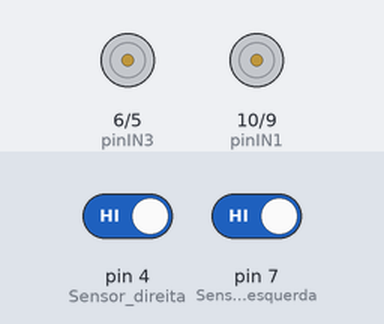
Bench run of a sketch on a simulated Arduino Uno, built with avr-gcc and run on an emulated ATmega328P. Shown: motor-driver pin pairs drawn as motors (green arrow = first pin HIGH = forward, orange = second pin HIGH = backward, longer = more drive). The test bench sets the inputs (shaded band); at power-on: pin 4 (Sensor_direita) HIGH, pin 7 (Sensor_esquerda) HIGH.

Above: at 1.2 s.
1.3 s: pin 4 (Sensor_direita) driven LOW
At 1.9 s:
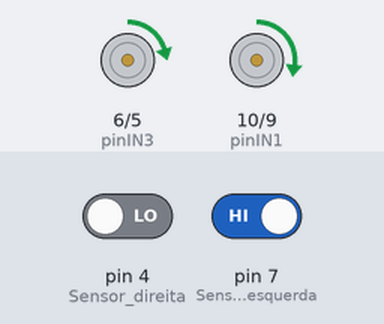
3.1 s: pin 7 (Sensor_esquerda) driven LOW
At 4.3 s:
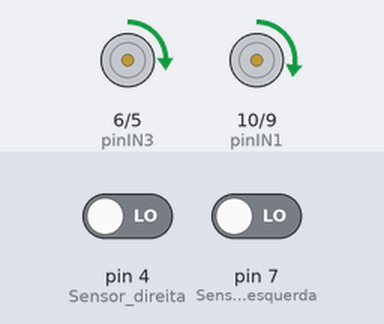
Timing chart, 0 to 6.1 s (numbered marks = the images above; inputs shaded):
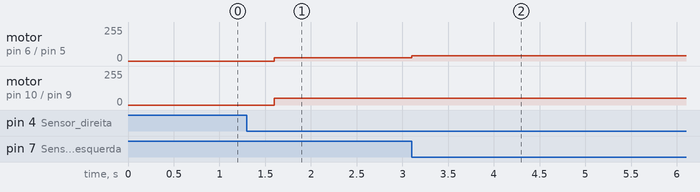

Measured:
- after the input at 1.3 s, motor on pin 6 (pinIN3) / pin 5 (pinIN4): stopped → forward 25/255 after 0.30 s; motor on pin 10 (pinIN1) / pin 9 (pinIN2): stopped → forward 50/255 after 0.30 s
- after the input at 3.1 s, motor on pin 6 (pinIN3) / pin 5 (pinIN4): forward 25/255 → forward 40/255 at once

The sketch:

segue_faixa3.ino
```cpp
//==================================Segue faixa=====================================

//==================================Equipe: Vinicius Barboza e Eduardo Panceri====================================================
//*************** Definição dos Pinos ***********************
#define pinIN1 10    //Motor 1
#define pinIN2 9     //Motor 1
#define pinIN3 6     //Motor 2
#define pinIN4 5     //Motor 2
#define Sensor_direita 4  //pino do sensor da direita
#define Sensor_esquerda 7 // pino so sensor da esquerda
// valores para o pwm
#define veloc0 0
#define veloc1 25
#define veloc1b 20
#define veloc2 50
#define veloc21 40
#define veloc3 255 // nao foi usado o valor maximo 255 pois o motor e muito rapido


//*************** Variaveis para controle da direção ************
bool direita, esquerda;


void setup() {
  pinMode(pinIN1, OUTPUT);
  pinMode(pinIN2, OUTPUT);
  pinMode(pinIN3, OUTPUT);
  pinMode(pinIN4, OUTPUT);
  pinMode(Sensor_direita, INPUT);
  pinMode(Sensor_esquerda, INPUT);
  // pinMode(pinBotao, INPUT_PULLUP);
}


void loop() {

  //leitura dos sensores

  direita = digitalRead(Sensor_direita);
  esquerda = digitalRead(Sensor_esquerda);
  Serial.print(direita); // serial.print apenas para calibraçao dos sensores
  Serial.print(" || ");
  Serial.println(esquerda);

  //=============================Controle da direção ==============================
  if (direita == false && esquerda == false) {
    analogWrite(pinIN1, veloc2);
    analogWrite(pinIN2, 0);
    analogWrite(pinIN3, veloc21);
    analogWrite(pinIN4, 0);
  } else if (direita == false && esquerda == true) {
    delay(300);
    analogWrite(pinIN1, veloc2);
    analogWrite(pinIN2, 0);
    analogWrite(pinIN3, veloc1);
    analogWrite(pinIN4, 0);
    delay(300);
  } else if (direita == true && esquerda == false) {
    delay(300);
    analogWrite(pinIN1, veloc1);
    analogWrite(pinIN2, 0);
    analogWrite(pinIN3, veloc21);
    analogWrite(pinIN4, 0);
    delay(300);
  } else if (direita == true && esquerda == true) {
    analogWrite(pinIN1, veloc0);
    analogWrite(pinIN2, 0);
    analogWrite(pinIN3, veloc0);
    analogWrite(pinIN4, 0);
  }
  /*Para frente
    int velocidade = map(pot1, 512, 1023, 0, 255);

    analogWrite(pinIN1, velocidade * pDireita / 100);
    analogWrite(pinIN2, 0);

    analogWrite(pinIN3, velocidade * pEsquerda / 100);
    analogWrite(pinIN4, 0);*/

}
```
